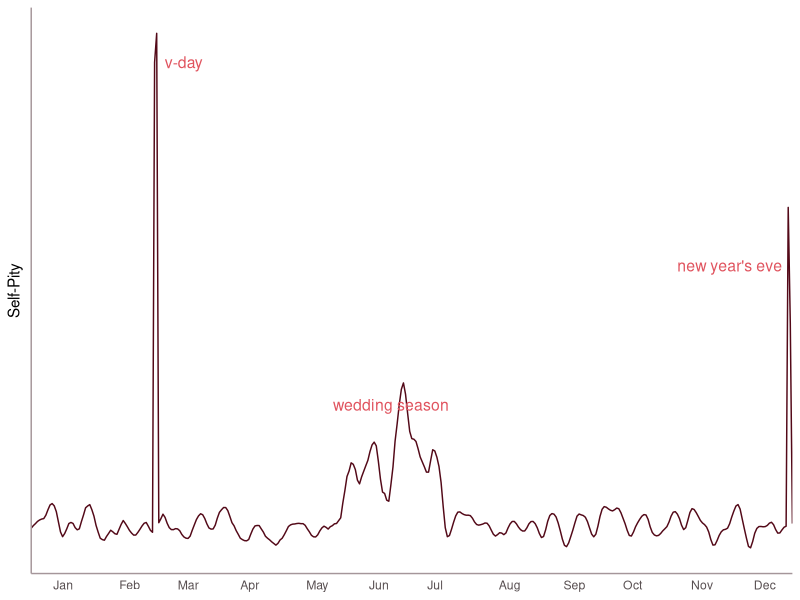
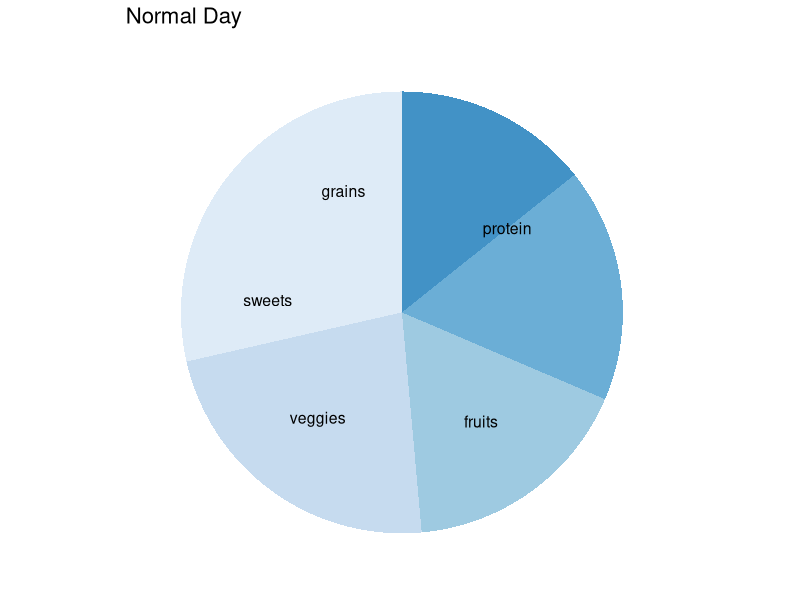
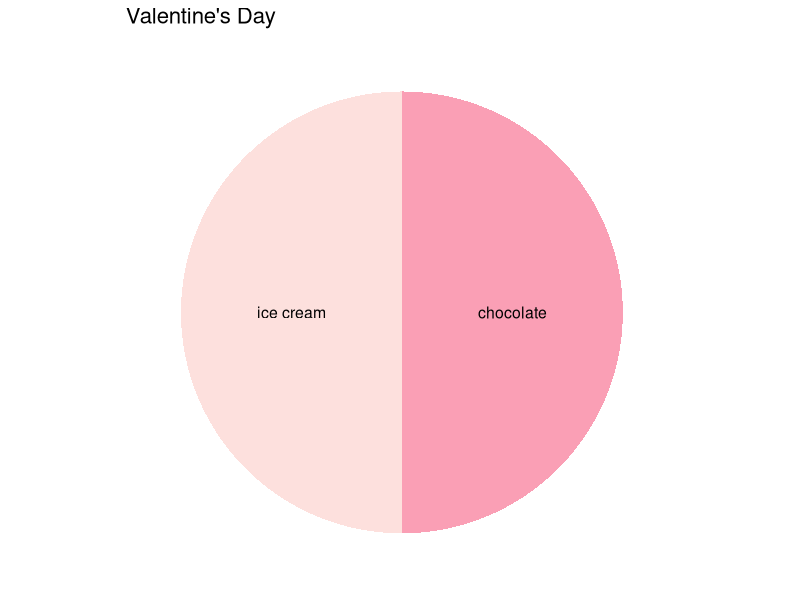
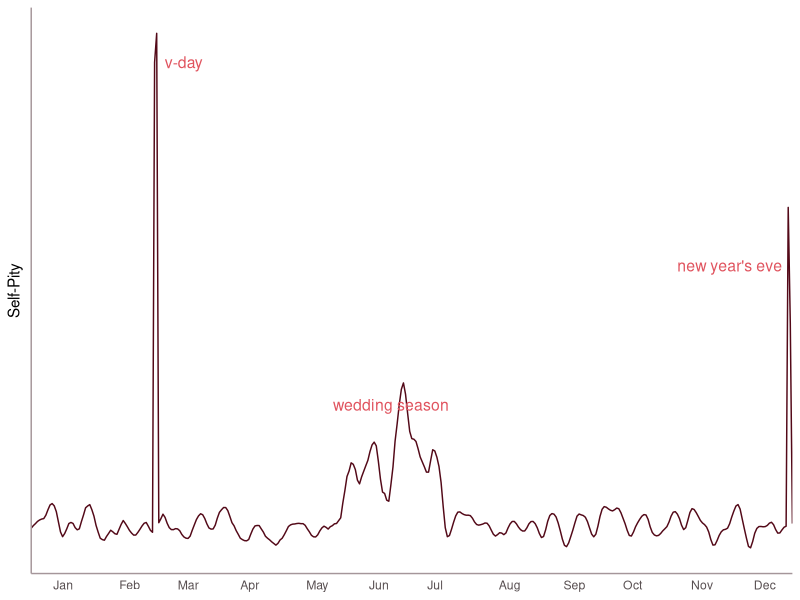

Here is the R script that generated these plots, in order: (Note: this script raises an error after producing the figures.)
library(ggplot2)
library(scales)
library(gridExtra)
library(Cairo)
setwd("~/Dropbox/vday")
library(RColorBrewer)

#### Graph 1: Self Pity #####
x <- seq(as.Date("2013/1/1"), as.Date("2013/12/31"), "days")
y <- rnorm(length(x), 15, 5)
y[x > "2013/06/01" & x < "2013/07/15"] <- rnorm(length(y[x > "2013/06/01" & x < "2013/07/15"]), 
                                                25, 15)
y.lo <- loess.smooth(1:length(y), y, family = "gaussian", span = .03, 
                     evaluation = length(y))
data <- data.frame(y.lo)
data$x <- x
data$y[x == "2013/3/1"] <- 95
data$y[x == "2013/3/2"] <- 100
#data$y[x == "2013/2/16"] <- 95
data$y[x == "2013/12/29"] <- 70
data$y[x == "2013/12/30"] <- 50

colora = "#E0545F"
self.pity <-  ggplot(data, aes(x,y)) + 
  geom_line(colour = "#530918") + theme_bw() + 
  scale_x_date(breaks = date_breaks("months"),
               labels = date_format("%b"),
               limits = c(as.Date("2013-1-1"), as.Date("2013-12-31")),
               expand=c(0,0)) +
#  ggtitle("Level of Self-Pity") + 
  theme(panel.grid.major=element_blank(),
        axis.ticks=element_blank(),
        axis.line=element_line(colour = "#A5969A"),
        legend.position="none",
        axis.text.y = element_blank(),
        axis.text.x=element_text(hjust = -1.1, colour = "#584F51"),
        axis.title.x = element_blank(),
        panel.border=element_blank(),
        panel.background=element_blank(),
        panel.grid.minor=element_blank()) +
  annotate("text", label = "wedding season",
                     x = as.Date("2013-06-22"), y = 36,
                     size = 4, colour = colora) + 
  annotate("text", label = "v-day",
           x = as.Date("2013-03-15"), y = 95,
           size = 4, colour = colora) + 
  annotate("text", label = "new year's eve",
             x = as.Date("2013-12-01"), y = 60,
             size = 4, colour = colora) +
  ylab("Self-Pity")
print(self.pity)

svg("pity.svg", width = 8.25, height = 4.25)
print(self.pity)
dev.off()

rm(list=ls())
##### Nutrition ####
nutri.norm <- data.frame(food = c(rep("protein", 6), 
                             rep("fruits", 10), 
                             rep("veggies", 5),
                             rep("sweets", 6), 
                             rep("grains", 8)))

nutri.val <- data.frame(food = c("chocolate", "ice cream"))


blues <- brewer.pal(9, "Blues")[2:6]
reds <- brewer.pal(3, "RdPu")[1:2]
titlesize = 16
labelsize = 4
pie1 <- ggplot(nutri.norm, aes(x = factor(1), fill = factor(food))) +
  geom_bar(width = 1) +
  scale_fill_manual(values = blues) +
 coord_polar(theta = "y") + 
  ggtitle("Normal Day") +
  annotate("text", label = unique(as.character(factor(nutri.norm$food))), 
           x = 1.11, y = c(5, 14, 21.25, 26.75, 32.5),
           colour = "black", size = labelsize) +
  theme(panel.grid.major=element_blank(),
        axis.ticks=element_blank(),
        axis.line=element_blank(),
        legend.position="none",
        axis.text=element_blank(),
        axis.title = element_blank(),
        panel.border=element_blank(),
        panel.background=element_blank(),
        panel.grid.minor=element_blank(),
        plot.title=element_text(size=titlesize),
        legend.title=element_blank())
print(pie1)

pie2<- ggplot(nutri.val, aes(x = factor(1), fill = factor(food))) +
  geom_bar(width = 1) + 
  scale_fill_manual(values = reds) +
  coord_polar(theta = "y") + 
  ggtitle("Valentine's Day") +
  annotate("text", label = unique(as.character(factor(nutri.val$food))), 
           x = c(1,1), y = c(0.5,1.5),
           colour = "black", size = labelsize) +
  theme(panel.grid.major=element_blank(),
        axis.ticks=element_blank(),
        axis.line=element_blank(),
        legend.position="none",
        axis.text=element_blank(),
        axis.title = element_blank(),
        panel.border=element_blank(),
        panel.background=element_blank(),
        panel.grid.minor=element_blank(),
        plot.title=element_text(size=titlesize),
        legend.title=element_blank())
print(pie2)


svg("nutrition.svg", width = 8.25, height = 4.25)
grid.arrange(pie1,pie2, ncol=2,nrow=1, main = 
               textGrob("Nutritional Intake\n", 
                        gp = gpar(fontsize =20)))
dev.off()

rm(list=ls())


### Friendship ####
norm <- c(rep("couples", 40), rep("singles", 45))
val <- c(rep("couples", 15), rep("singles", 95))
colors <- c("#d7b5d8","#df65b0")

before <- ggplot(data.frame(norm), aes(factor(norm), fill = factor(norm))) + 
  geom_bar(width=.75) + 
  xlab("February 13") + 
  scale_y_continuous(limits = c(0, 100)) +
  scale_fill_manual(values=colors) +
  theme(panel.grid.major=element_blank(),
        axis.ticks=element_blank(),
        axis.line=element_blank(),
        legend.position="none",
        axis.text.x = element_text(colour = "#584F51", size = 12),
        axis.title.x = element_text(colour = "#584F51", size = 12),
        axis.title.y = element_blank(),
        axis.text.y = element_blank(),
        panel.border=element_blank(),
        panel.background=element_blank(),
        panel.grid.minor=element_blank(),
        legend.title=element_blank())

after <- ggplot(data.frame(val), aes(factor(val), fill = factor(val))) + 
  geom_bar(width=.75) + 
  xlab("February 14") + 
  scale_y_continuous(limits = c(0, 100)) +
  scale_fill_manual(values=colors) +
  theme(panel.grid.major=element_blank(),
        axis.ticks=element_blank(),
        axis.line=element_blank(),
        legend.position="none",
        axis.text.x = element_text(colour = "#584F51", size = 12),
        axis.title.x = element_text(colour = "#584F51", size = 12),
        axis.title.y = element_blank(),
        axis.text.y = element_blank(),
        panel.border=element_blank(),
        panel.background=element_blank(),
        panel.grid.minor=element_blank(),
        legend.title=element_blank())

after2 <- ggplot(data.frame(val), aes(factor(val), fill = factor(val))) + 
  geom_bar(width=.75, fill=colors) + 
  scale_y_continuous(limits = c(0, 100)) + 
  ggtitle("Value of Friendship on February 14") +
  theme(panel.grid.major=element_blank(),
        axis.ticks=element_blank(),
        axis.line=element_line(colour = "white"),
        legend.position="none",
        axis.text.y=element_blank(),
        axis.text.x = element_text(colour = "#584F51", size = 12),
        axis.title = element_blank(),
        panel.border=element_blank(),
        panel.background=element_blank(),
        panel.grid.minor=element_blank(),
        legend.title=element_blank())


g_legend<-function(a.gplot){
  tmp <- ggplot_gtable(ggplot_build(a.gplot))
  leg <- which(sapply(tmp$grobs, function(x) x$name) == "guide-box")
  legend <- tmp$grobs[[leg]]
  return(legend)}

mylegend<-g_legend(after)

svg("friendship3.svg", width = 8.25, height = 3.75)

grid.arrange(before,after, ncol=2,nrow=1, 
             main = textGrob("Dependence on Friends", 
                        gp = gpar(fontsize=16)))

grid.arrange(arrangeGrob(before + theme(legend.position="none"),
                         after + theme(legend.position="none"),
                         nrow=1),
             mylegend, ncol = 2, widths = c(8,1), 
             main = textGrob("Dependence on Friends",
                             gp = gpar(fontsize=16)))
dev.off()

rm(list=ls())

#### Friendship Bar ####

df1 <- data.frame(type       = factor(rep(c("Couples", "Singles"), each = 2)),
                  date      = factor(rep(c("February 13", "February 14"), 2), 
                                     levels=c("February 13","February 14")),
                  friend= c(40, 15, 45, 95))

ggplot(df1, aes(x = date, y = friend, fill = type)) + 
  geom_bar(position = "dodge", stat = "identity", width = 0.5) +
  scale_fill_manual(values=colors)


#### Stages of the Night ####
x <- c(0:5)
y <- c(-0.5, 2, 0.5, -2.5, 1, 0)
fit2 <- lm(y~poly(x,4,raw=TRUE))
xx <- seq(0,5, by = 0.01)
yy <- predict(fit2, data.frame(x = xx))

meany <- mean(c(min(yy), max(yy)))

stage <- data.frame(xx, yy)

pointx <- c(0, 0.74, 1.75, 2.78, 4.51, 5)
pointy <- predict(fit2, data.frame(x = pointx))

lab <- c("Dammit, still single.",
               "I should call my ex.",
               "Is there anyone\non okCupid?",
               "No one loves me.",
               "Sob to best friend.",
               "I don't need\nno (wo)man.")
colora = "#d6604d"

q<-
  ggplot(stage, aes(xx, yy)) + 
  geom_line(size = 0.5, colour = "#67001f") + theme_bw() + 
  annotate("text", label =lab[1], x = pointx[1] + 0.1, pointy[1] - 0.2,
           size = 4, colour = colora) + 
  annotate("text", label =lab[2], x = pointx[2], y = pointy[2] + 0.2,
             size = 4, colour = colora) + 
  annotate("text", label =lab[3], x = pointx[3] + 0.2, y = pointy[3] + 1,
             size = 4, colour = colora) + 
  annotate("text", label =lab[4], x = pointx[4] + 0.02, y = pointy[4] - 0.18,
                  size = 4, colour = colora) + 
  annotate("text", label =lab[5], x = pointx[5], y = pointy[5] + 0.2,
             size = 4, colour = colora) +
  annotate("text", label =lab[6], x = pointx[6], y = pointy[6] - 0.3,
                  size = 4, colour = colora) +
  annotate("text", label = "active", x = -0.62, y = meany + 0.25, colour = "#4d4d4d", size = 4)  +
  annotate("text", label = "passive", x = -0.65, y = meany - 0.25, colour = "#4d4d4d", size = 4)  +
  geom_segment(aes(x = -.75, y = meany, 
                   xend = 5.25, yend = meany), colour = "grey") +
  theme(axis.text =element_blank(),
    panel.grid.major=element_blank(),
       axis.ticks=element_blank(),
        axis.line=element_line(colour = "white"),
        legend.position="none",
        axis.title = element_blank(),
        panel.border=element_blank(),
        panel.background=element_blank(),
        panel.grid.minor=element_blank(),
        legend.title=element_blank())

svg("stages.svg", width = 8.25, height = 4.25)
q
dev.off()


### Mixed Feelings ####
x <- seq(0, 2, by = 0.01)
lone = 5*x^2
jeal <- rev(lone)

feel <- data.frame(x = rep(x, 2),
                   type = rep(c("lone", "jeal"), each = length(x)),
                   value = c(lone*0.3, jeal*0.3))
mycols <- c("#F8766D", "#00BFC4")
feel.plot <- ggplot(feel, aes(x = x, y = value, colour=factor(type))) + 
  geom_line() + 
  xlab("How Well You Know the Couple") +
  ylab("Intensity of Emotion") + 
  theme(panel.grid.major=element_blank(),
        axis.ticks=element_blank(),
        axis.line=element_line(colour = "grey"),
        legend.position="none",
        axis.text = element_blank(),
        axis.title = element_text(colour = "#584F51", size = 12),
        axis.text.y = element_blank(),
        panel.border=element_blank(),
        panel.background=element_blank(),
        panel.grid.minor=element_blank(),
        legend.title=element_blank()) +
  annotate("text", label = c("Loneliness", "Jealousy"),
           x = c(1.75, 1.75), y = c(6, 1),
           colour = mycols[2:1])

svg("feel.svg", width = 7, height = 5)
feel.plot
dev.off()
